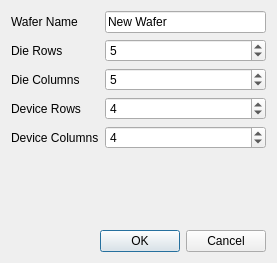
<?xml version="1.0" encoding="UTF-8"?>
<ui version="4.0">
 <class>Dialog</class>
 <widget class="QDialog" name="Dialog">
  <property name="geometry">
   <rect>
    <x>0</x>
    <y>0</y>
    <width>277</width>
    <height>263</height>
   </rect>
  </property>
  <property name="windowTitle">
   <string>New Wafer</string>
  </property>
  <layout class="QVBoxLayout" name="verticalLayout">
   <item>
    <layout class="QFormLayout" name="formLayout">
     <item row="0" column="0">
      <widget class="QLabel" name="label_5">
       <property name="text">
        <string>Wafer Name</string>
       </property>
      </widget>
     </item>
     <item row="0" column="1">
      <widget class="QLineEdit" name="waferName">
       <property name="text">
        <string>New Wafer</string>
       </property>
      </widget>
     </item>
     <item row="1" column="0">
      <widget class="QLabel" name="label">
       <property name="text">
        <string>Die Rows</string>
       </property>
      </widget>
     </item>
     <item row="1" column="1">
      <widget class="QSpinBox" name="dieRows">
       <property name="value">
        <number>5</number>
       </property>
      </widget>
     </item>
     <item row="2" column="0">
      <widget class="QLabel" name="label_2">
       <property name="text">
        <string>Die Columns</string>
       </property>
      </widget>
     </item>
     <item row="2" column="1">
      <widget class="QSpinBox" name="dieCols">
       <property name="value">
        <number>5</number>
       </property>
      </widget>
     </item>
     <item row="3" column="0">
      <widget class="QLabel" name="label_3">
       <property name="text">
        <string>Device Rows</string>
       </property>
      </widget>
     </item>
     <item row="3" column="1">
      <widget class="QSpinBox" name="deviceRows">
       <property name="value">
        <number>4</number>
       </property>
      </widget>
     </item>
     <item row="4" column="0">
      <widget class="QLabel" name="label_4">
       <property name="text">
        <string>Device Columns</string>
       </property>
      </widget>
     </item>
     <item row="4" column="1">
      <widget class="QSpinBox" name="deviceCols">
       <property name="value">
        <number>4</number>
       </property>
      </widget>
     </item>
    </layout>
   </item>
   <item>
    <spacer name="verticalSpacer">
     <property name="orientation">
      <enum>Qt::Vertical</enum>
     </property>
     <property name="sizeHint" stdset="0">
      <size>
       <width>20</width>
       <height>40</height>
      </size>
     </property>
    </spacer>
   </item>
   <item>
    <widget class="QDialogButtonBox" name="buttonBox">
     <property name="orientation">
      <enum>Qt::Horizontal</enum>
     </property>
     <property name="standardButtons">
      <set>QDialogButtonBox::Cancel|QDialogButtonBox::Ok</set>
     </property>
    </widget>
   </item>
  </layout>
 </widget>
 <resources/>
 <connections>
  <connection>
   <sender>buttonBox</sender>
   <signal>accepted()</signal>
   <receiver>Dialog</receiver>
   <slot>accept()</slot>
   <hints>
    <hint type="sourcelabel">
     <x>248</x>
     <y>254</y>
    </hint>
    <hint type="destinationlabel">
     <x>157</x>
     <y>274</y>
    </hint>
   </hints>
  </connection>
  <connection>
   <sender>buttonBox</sender>
   <signal>rejected()</signal>
   <receiver>Dialog</receiver>
   <slot>reject()</slot>
   <hints>
    <hint type="sourcelabel">
     <x>316</x>
     <y>260</y>
    </hint>
    <hint type="destinationlabel">
     <x>286</x>
     <y>274</y>
    </hint>
   </hints>
  </connection>
 </connections>
</ui>
